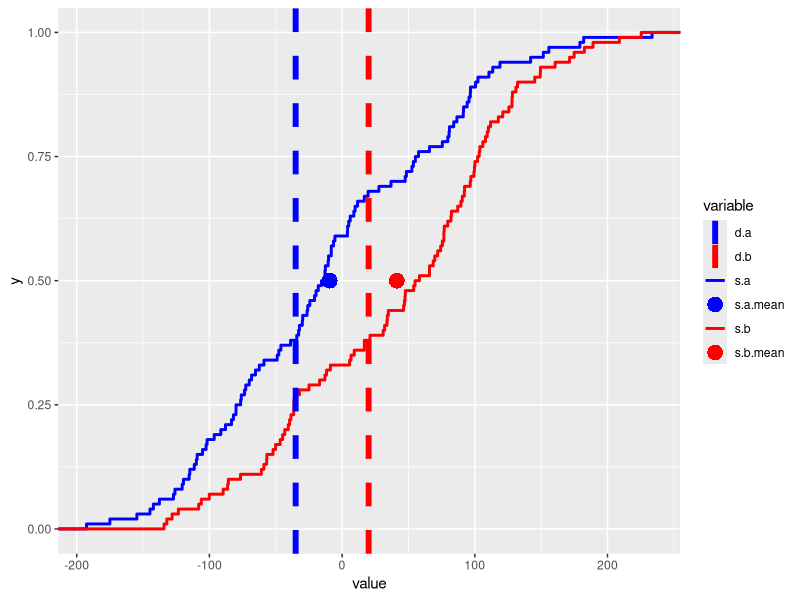

Here is the R script that generated this plot:


require(ggplot2)
require(reshape2)

s.a = rnorm(100)*100
s.b = rnorm(100)*100+50
d.a = -35
d.b = 20
sdata = data.frame(cbind(s.a,s.b))
ddata = data.frame(cbind(d.a,d.b))
sdata.m = melt(sdata)
ddata.m = melt(ddata)

ggplot(sdata.m, aes(x=value, color=variable,linetype=variable,shape=variable))+
  stat_ecdf(size=1)+
  geom_vline(data=ddata.m,
             aes(xintercept = value,color=variable,linetype=variable,shape=variable),
             size=2) +
  geom_point(aes(x=mean(sdata.m$value[sdata.m$variable=="s.a"]),
                 color="s.a.mean",linetype="s.a.mean",shape="s.a.mean",
                 y=.5),size = 5) +
  geom_point(aes(x=mean(sdata.m$value[sdata.m$variable=="s.b"]),
                 color="s.b.mean",linetype="s.b.mean",shape="s.b.mean",
                 y=.5),size = 5) +
  scale_shape_manual(breaks=c("d.a","d.b","s.a","s.a.mean","s.b","s.b.mean"),
                     values=c(16,16,16,16,16,16)) +
  scale_color_manual(breaks=c("d.a","d.b","s.a","s.a.mean","s.b","s.b.mean"),
                     values=c("blue","red","blue","blue","red","red"))+
  scale_linetype_manual(breaks=c("d.a","d.b","s.a","s.a.mean","s.b","s.b.mean"),
                        values=c(2,2,1,0,1,0))+
  guides(color=guide_legend(override.aes=list(shape=c(NA,NA,NA,16,NA,16))))

